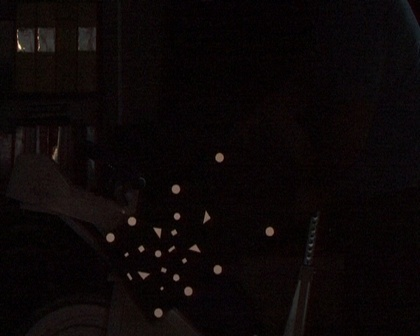
%> input picture hafta_03/nesneler_0001.jpg, 420 x 336 px, shrunk from 720 x 576 before the run; its folder holds only this picture in this run
$ octave N18136522_Celik_Baris_Odev_2.m   (GNU Octave 9; MATLAB toolbox functions it lacks are replaced by stand-ins)
%> lines starting %> are read from the running program, lines starting %| are printed output that depends on the picture; in (x1, y1, x2, y2) boxes, pixels count from 0 and x2, y2 are one past the last pixel; in counts of white or black regions, pixels touching at a corner belong together; the program's own positions count from 1
%% get all files
currentDir = pwd; %gets directory
allFiles = dir(fullfile(currentDir,'*.jpg')); % gets all jpg files

for k = 1:length(allFiles)
    %% Read image and get the intensity matrix of the image
    fileName = allFiles(k).name;

    RGB = imread(fileName);
%> RGB is the input picture: size 336x420x3 uint8; mean R, G, B 11.9, 6.9, 6.9
    I = rgb2gray(RGB);
    % binaryImage = I > 220; % binarization without tool
    % binaryImage = I > (1-graythresh(I))*255; % binarization without tool

    ratioLow = 1.02;
    ratioUp = 1.2;

    %% Get logical map of the image and Label the Black/White image and filter the noise (areas in between 55px and 250 px)
    BW = imbinarize(I,graythresh(I));
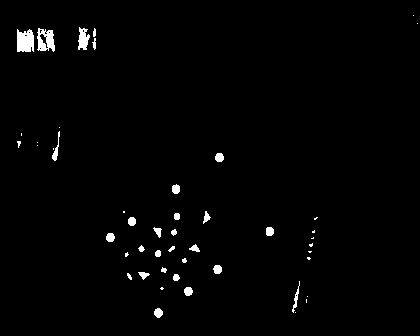
%> BW: size 336x420 logical; 1.5% white; 48 white regions (21 under 20 px), largest, box (x1, y1, x2, y2) and area: (17, 29, 34, 52) 339, (37, 28, 55, 52) 284, (78, 27, 90, 50) 181
    %BW = bwareaopen(BW,50);
    BW = bwareafilt(BW,[55 250]);
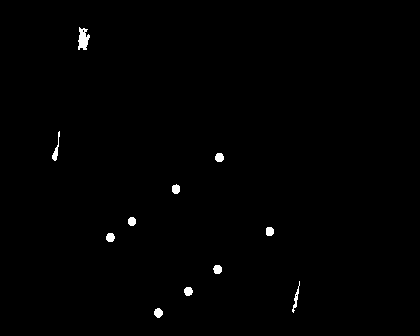
%> BW: size 336x420 logical; 0.6% white; 11 white regions, largest, box (x1, y1, x2, y2) and area: (78, 27, 90, 50) 181, (52, 131, 60, 161) 79, (292, 281, 300, 313) 71

    %% Get the boundry matrix of the image
    [B,L]=bwboundaries(BW,'noholes');
%> L: size 336x420 double; 12 distinct labels, from 0 to 11
%> B = 11 boundaries; largest, box (x1, y1, x2, y2) and points: (78, 27, 90, 50) 68, (292, 281, 300, 313) 64, (52, 131, 60, 161) 60, (106, 233, 115, 242) 25, (172, 184, 180, 194) 25
    stats = regionprops(L, 'Area', 'Centroid', 'Perimeter');
%> stats = 11 regions; largest, Area, Centroid and Perimeter: 181 [83.8 39.7] 71.73, 79 [56.9 150.4] 61.36, 71 [296.7 299.4] 66.25, 67 [159 313.4] 26.22, 67 [220 158.1] 25.84

    drawnow; % forces to update the image. or in other words updates the frame
    imshow(RGB);
    hold on
    %LRGB=label2rgb(L, @jet, [.5 .5 .5]);

    %% Iterate through all the boundries and check if they are
    for j = 1:length(B)
        %% Get the current boundary object
        boundary = B{j};
        perimeter = stats(j).Perimeter;
        area = stats(j).Area;
        ratio = 4*pi*area / perimeter^2;
        ratio_string = sprintf('%2.2f', ratio);
        if (ratio >= ratioLow) && (ratio <= ratioUp)
            %% If this is close to a circle, then get the centroid and plot the boundary and centroid of the object
            marker_centroids = cat(1, stats(j).Centroid);
            %text(centroid(1) - 15, centroid(2) + 5, ratio_string, 'Color','y', 'FontSize',14, 'FontWeight','bold');
            plot(boundary(:,2),boundary(:,1),'w', 'LineWidth',2);
            plot(marker_centroids(:,1), marker_centroids(:,2), 'r+');
        else
            %% if it is not a circle delete the object so Hough Transform performs better
            L(boundary(:,1), boundary(:,2)) = 0;
        end
        %plot(centroid(1), centroid(2),'ko');
    end
%> this loop made 11 passes
%> (perimeter, area, ratio, ratio_string) on passes 1 to 11: (61.36, 79, 0.264, '0.26'), (71.73, 181, 0.442, '0.44'), (25.65, 66, 1.26, '1.26'), (24.24, 60, 1.28, '1.28'), (26.22, 67, 1.22, '1.22'), (26.02, 65, 1.21, '1.21'), (25.56, 65, 1.25, '1.25'), (25.84, 66, 1.24, '1.24'), (25.84, 67, 1.26, '1.26'), (25.35, 64, 1.25, '1.25'), (66.25, 71, 0.203, '0.20')
%> L: size 336x420 double; every value is 0

    %% circle detection via Hough Transform
%     [centers, radii] = imfindcircles(L, [5, 11], 'Sensitivity', .99);
%     viscircles(centers, radii);
end
